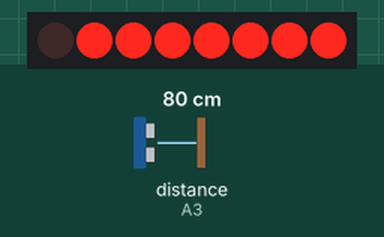
The sketch below on a simulated Arduino Uno, built with avr-gcc and run on an emulated ATmega328P. Shown: 8 shift-register outputs drawn as a row of LEDs (first output left, lit = HIGH). Wiring (from diagram.json): row of LEDs: on Q0, Q1, Q2, Q3, Q4, Q5, Q6, Q7. Wiring (inferred from the names in the program): ultrasonic range finder: trigger A0; echo A3; shift register (74HC595): data pin 0; shift clock pin 2; latch pin 1. Inputs (shaded band) come from the test bench; at power-on: distance to the obstacle (sensor on A3) 80 cm. The echo pulse lasts 58.3 µs per cm.

Above: at 1.2 s.
1.3 s: distance to the obstacle (sensor on A3) set to 250 cm
At 2.5 s:
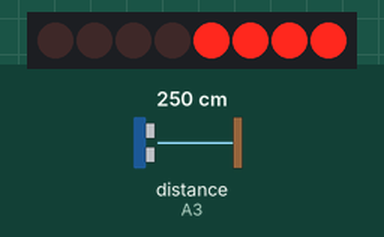
2.9 s: distance to the obstacle (sensor on A3) set to 2 cm
At 4.1 s:
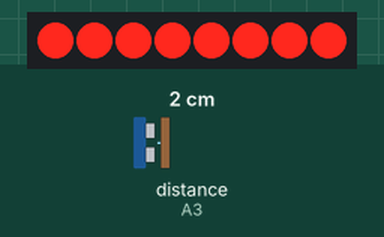
4.4 s: distance to the obstacle (sensor on A3) set to 120 cm
At 5.6 s:
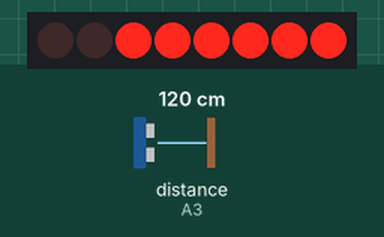
5.9 s: distance to the obstacle (sensor on A3) set to 4 cm
At 6.6 s:
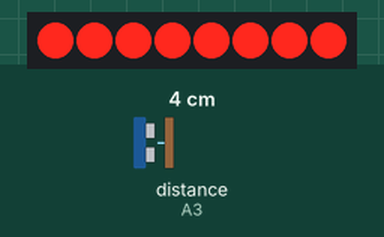
7.4 s: distance to the obstacle (sensor on A3) set to 60 cm
At 7.8 s:
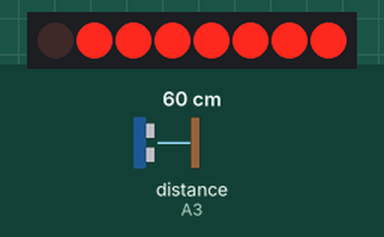
Timing chart, 0 to 9.9 s (numbered marks = the images above; inputs shaded):
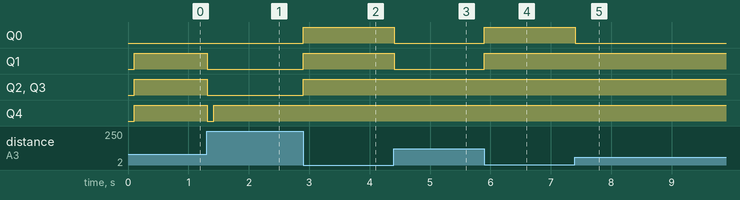

Measured:
- after the input at 1.3 s, Q1–3: HIGH → LOW at once; Q4: HIGH → LOW at once, → HIGH 0.10 s later
- after the input at 2.9 s, Q0–3: LOW → HIGH at once
- after the input at 4.4 s, Q0, Q1: HIGH → LOW at once
- after the input at 5.9 s, Q0, Q1: LOW → HIGH at once
- after the input at 7.4 s, Q0: HIGH → LOW at once

The sketch:

franzininho-sonar.ino
```cpp
/*
  Ultrasonic Sensor using Franzininho, HC-SR04 and 74HC595
  by Anderson Costa with ❤ for the Wokwi community
  Visit https://wokwi.com to learn about the Wokwi Simulator
  Visit https://franzininho.com.br to learn about the Franzininho
*/

#define TRIG_PIN  A0
#define ECHO_PIN  A3

#define DATA_PIN  0  // Pino conectado ao DS do 74HC595
#define LATCH_PIN 1  // Pino conectado ao STCP do 74HC595
#define CLOCK_PIN 2  // Pino conectado ao SHCP do 74HC595

// Quantos registros de deslocamento
#define NUM_SHIFT_REGS 1

const uint8_t numOfRegisterPins = NUM_SHIFT_REGS * 8;

bool registers[numOfRegisterPins];

uint16_t duration = 0;
uint32_t interval = 0;

float distance = 0;

void setup() {
  pinMode(TRIG_PIN, OUTPUT);
  pinMode(ECHO_PIN, INPUT);
  pinMode(DATA_PIN, OUTPUT);
  pinMode(CLOCK_PIN, OUTPUT);
  pinMode(LATCH_PIN, OUTPUT);
  clearRegisters();
  writeRegisters();
}

void loop() {
  // Verifica a cada 100 milissegundos
  if ((millis() - interval) >= 100) {
    interval = millis();

    digitalWrite(TRIG_PIN, LOW);
    delayMicroseconds(5);
    digitalWrite(TRIG_PIN, HIGH);
    delayMicroseconds(10);
    digitalWrite(TRIG_PIN, LOW);

    // Tempo de leitura do trigger ao echo
    duration = pulseIn(ECHO_PIN, HIGH);

    // Calcula a distância
    distance = (duration / 2) / 29;

    // Retorna o valor da distância e converte para o número de bits do registrador
    uint8_t value = map(distance, 2, 400, 0, numOfRegisterPins);

    for (uint8_t i = 0; i < numOfRegisterPins; i++) {
      if (i >= value) {
        setRegisterPin(i, HIGH);
      } else {
        setRegisterPin(i, LOW);
      }
    }
    writeRegisters();
  }
}

void clearRegisters() {
  // Coloca em nível baixo todos os pinos do registrador
  for (int i = numOfRegisterPins - 1; i >= 0; i--) {
    registers[i] = LOW;
  }
}

void setRegisterPin(int index, int value) {
  // Define um pino individual como HIGH ou LOW
  registers[index] = value;
}

void writeRegisters() {
  // Define e exibe os registros
  digitalWrite(LATCH_PIN, LOW);

  for (int i = numOfRegisterPins - 1; i >= 0; i--) {
    digitalWrite(CLOCK_PIN, LOW);
    digitalWrite(DATA_PIN, registers[i]);
    digitalWrite(CLOCK_PIN, HIGH);
  }

  digitalWrite(LATCH_PIN, HIGH);
}
```
